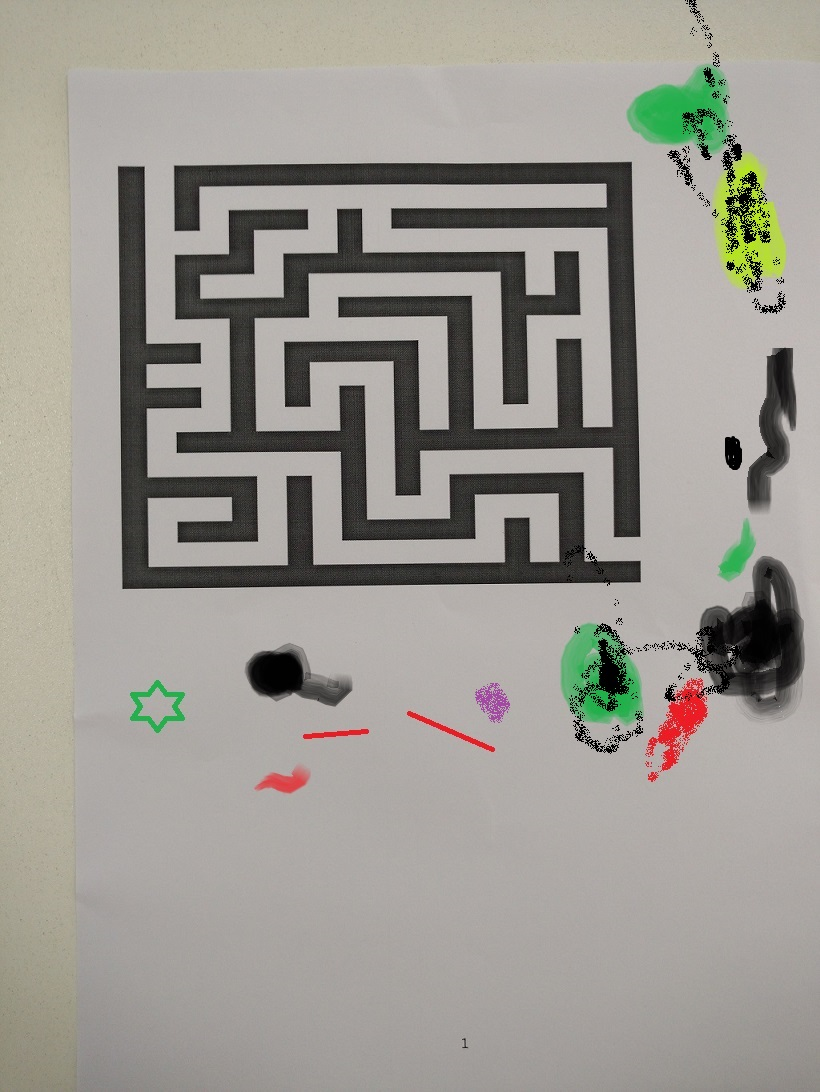
#> input picture renw.jpg, 820 x 1092 px
$ python maze.py
#> lines starting #> are read from the running program, lines starting #| are printed output that depends on the picture; after the words box and inside, x2 and y2 are one past the last pixel; in counts of white or black regions, pixels touching at a corner belong together
import numpy as np
import cv2
from matplotlib import pyplot as plt

img = cv2.imread('renw.jpg')
#> img is the input picture: shape (1092, 820, 3); mean B, G, R 146.1, 153.1, 156

gray = cv2.cvtColor(img,cv2.COLOR_BGR2GRAY)

ret, thresh = cv2.threshold(gray,0,255,cv2.THRESH_BINARY_INV+cv2.THRESH_OTSU)
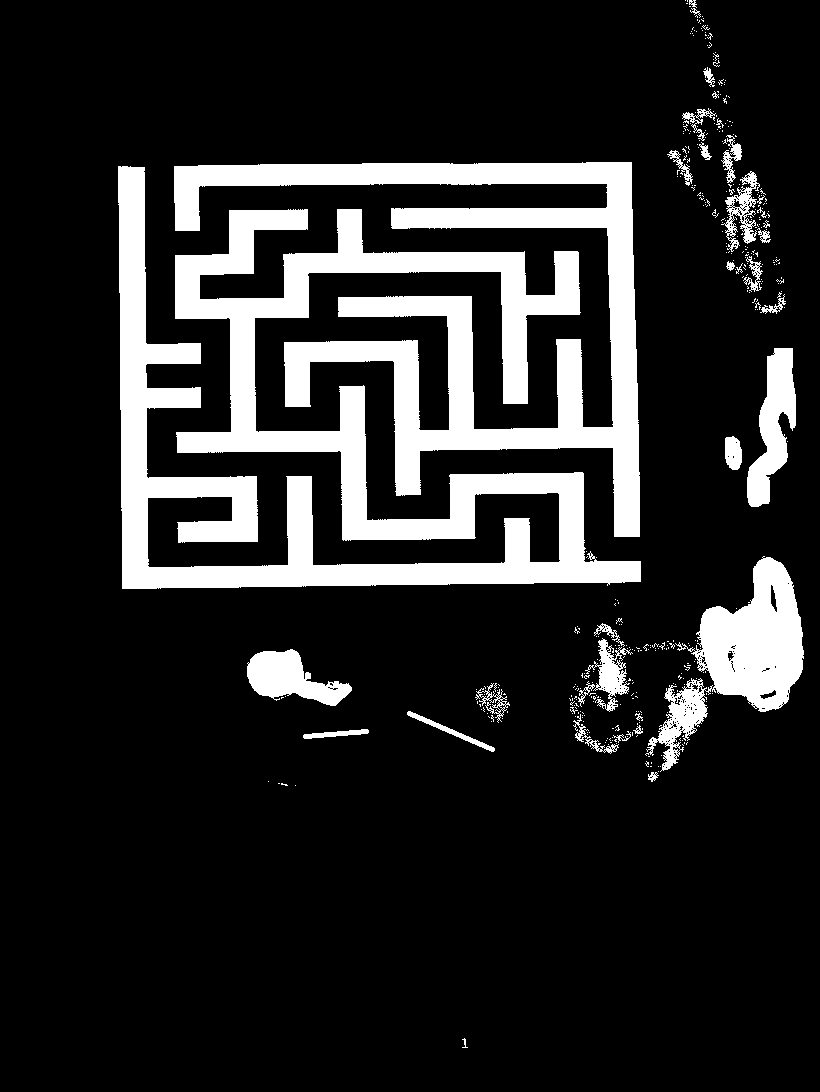
#> thresh: shape (1092, 820); 15.5% white; 409 white regions (373 under 20 px), largest, box (x1, y1, x2, y2) and area: (118, 166, 641, 589) 68337, (174, 162, 640, 537) 43215, (645, 556, 804, 772) 12697
#> ret = 110

kernel = np.ones((3,3),np.uint8)
opening = cv2.morphologyEx(thresh,cv2.MORPH_OPEN,kernel, iterations = 3)
#> opening: shape (1092, 820); 14.6% white; 11 white regions, largest, box (x1, y1, x2, y2) and area: (118, 167, 641, 589) 68070, (174, 162, 640, 537) 43045, (700, 558, 803, 710) 10153

cv2.imshow('Noise', opening)

sure_bg = cv2.dilate(opening,kernel,iterations=3)
#> sure_bg: shape (1092, 820); 18.6% white; 10 white regions, largest, box (x1, y1, x2, y2) and area: (115, 164, 644, 592) 86353, (171, 159, 643, 540) 54807, (697, 555, 806, 713) 12018
cv2.imshow('dilation', sure_bg)

dist_transform = cv2.distanceTransform(opening,cv2.DIST_L2,5)

ret, sure_fg = cv2.threshold(dist_transform,0.4*dist_transform.max(),255,0)
#> sure_fg: shape (1092, 820) float32; 1.2% white; 29 white regions (4 under 20 px), largest, box (x1, y1, x2, y2) and area: (711, 610, 792, 680) 2440, (129, 178, 146, 578) 1837, (610, 173, 629, 526) 1377
#> ret = 11.75

sure_fg = np.uint8(sure_fg)
unknown = cv2.subtract(sure_bg,sure_fg)
#> unknown: shape (1092, 820); 17.3% white; 10 white regions, largest, box (x1, y1, x2, y2) and area: (115, 164, 644, 592) 81417, (171, 159, 643, 540) 52052, (697, 555, 806, 713) 9416

ret, markers = cv2.connectedComponents(sure_fg)
#> markers: shape (1092, 820) int32; 30 distinct labels, from 0 to 29
#> ret = 30

markers = markers+1
#> markers: shape (1092, 820) int32; 30 distinct labels, from 1 to 30

markers[unknown==255] = 0
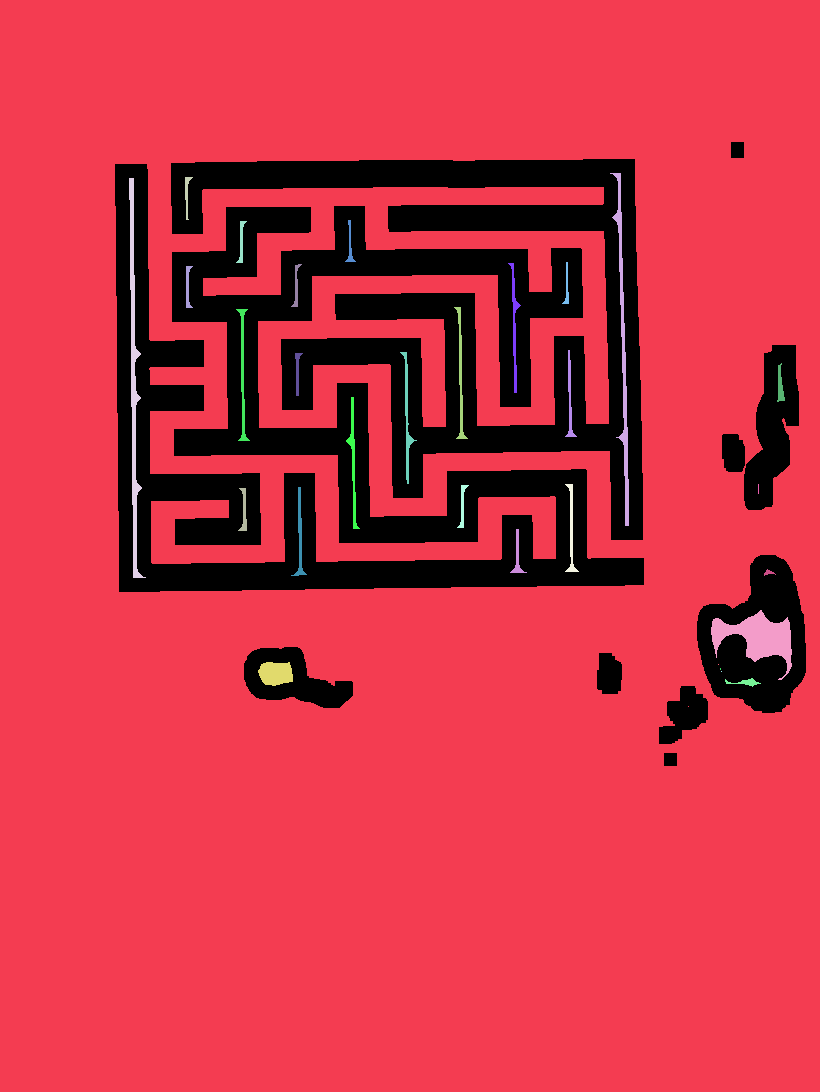
#> markers: shape (1092, 820) int32; 31 distinct labels, from 0 to 30; one colour per label, 0 black

markers = cv2.watershed(img,markers)
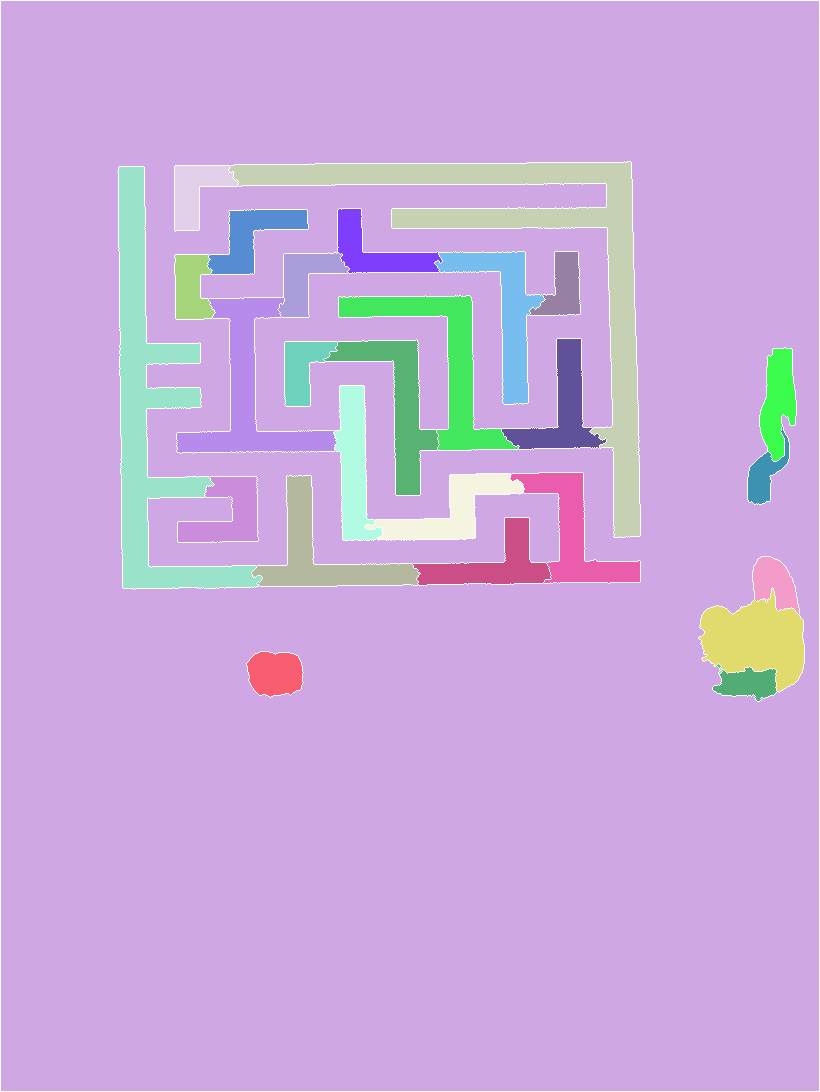
#> markers: shape (1092, 820) int32; 31 distinct labels, from -1 to 30; one colour per label, 0 black, -1 white
img[markers == -1] = [255,0,0]
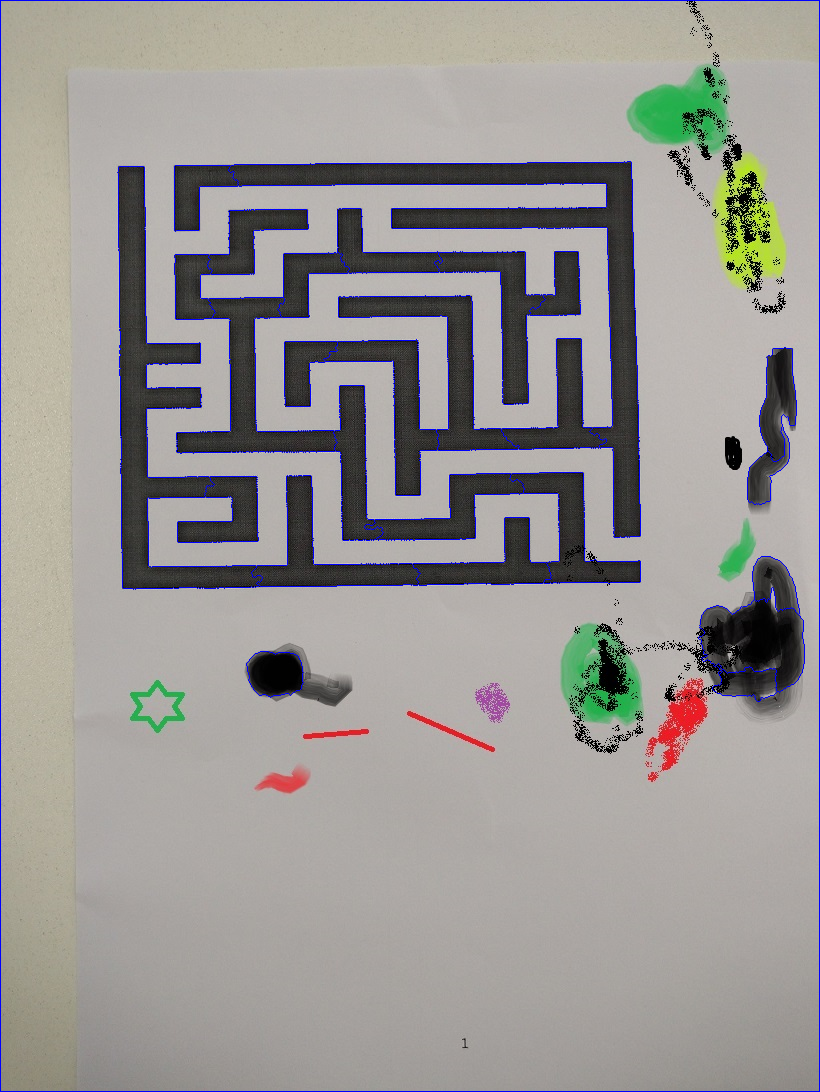
#> img: shape (1092, 820, 3); 1.7% of pixels changed, all inside (x1, y1, x2, y2) = (0, 0, 820, 1092)

cv2.imshow("final", img)
cv2.waitKey(0)
